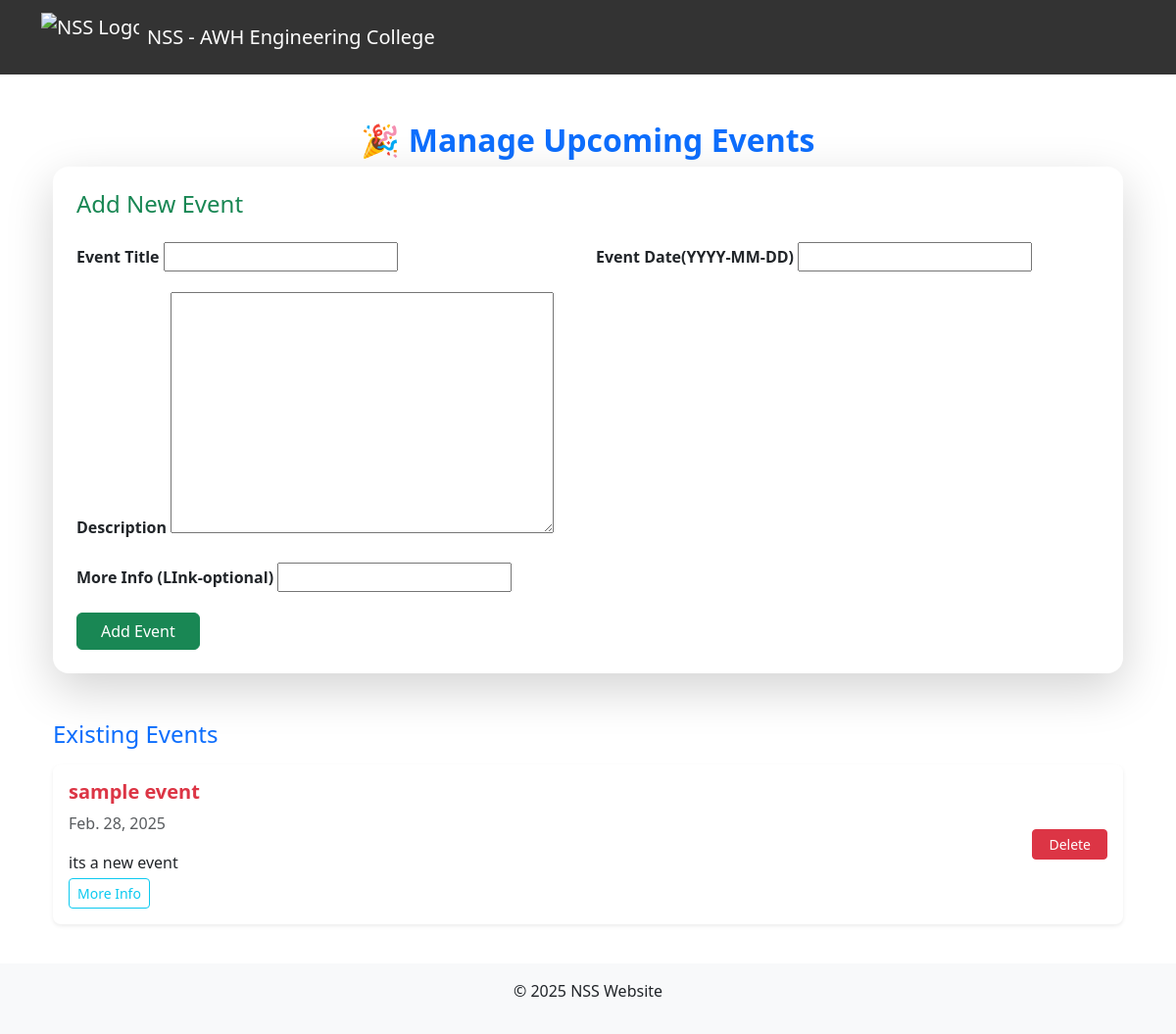
The page /manage-events/ on the database as committed earlier.
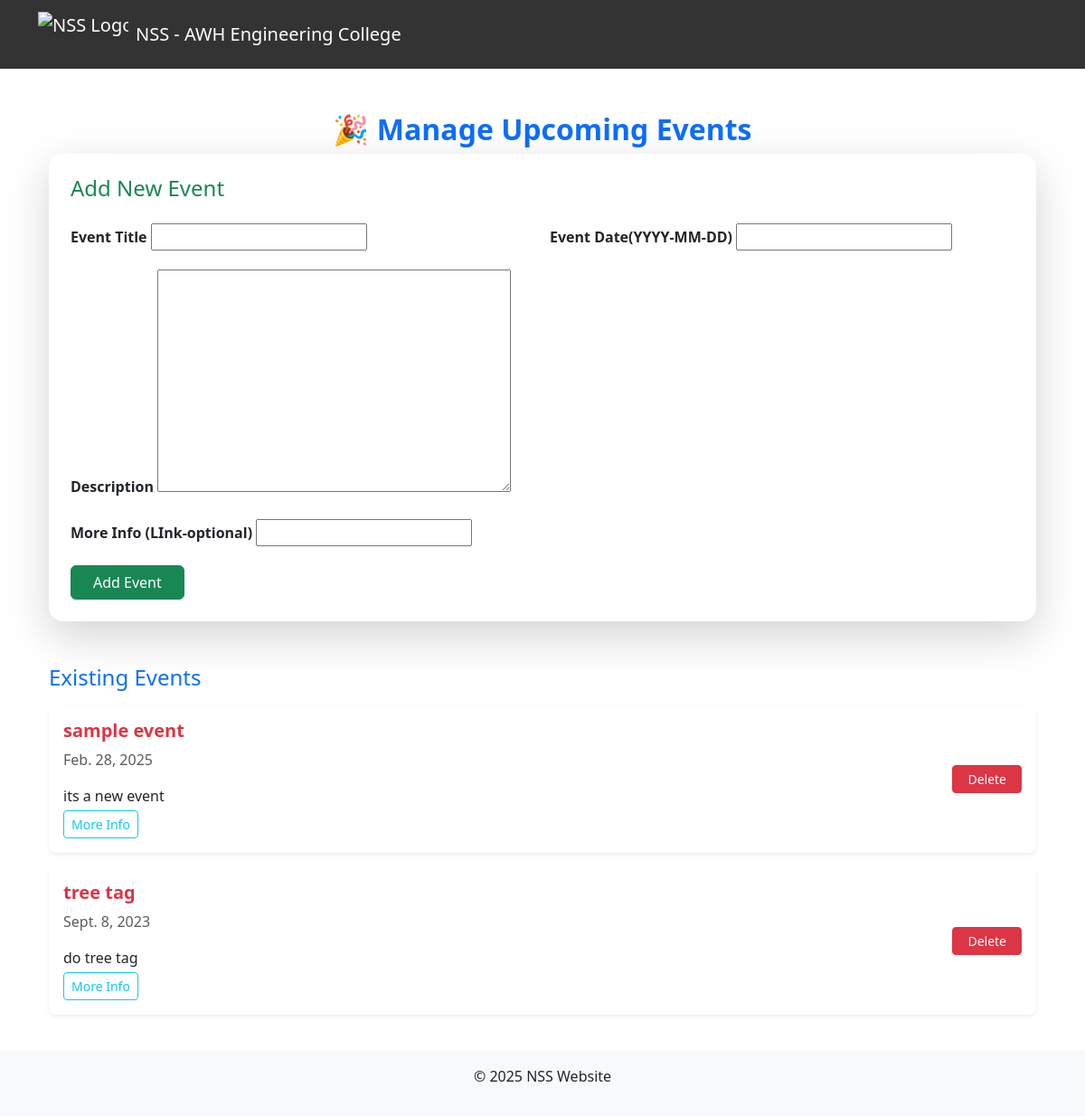
The same page on the database as committed later.
### nss/models.py (models this page shows, shortened)
class UpcomingEvent(models.Model):
    title = models.CharField(max_length=255)
    date = models.DateField()
    description = models.TextField()
    link = models.URLField(blank=True, null=True)  # Optional registration link

### nss/views.py (the view)
# urls.py: path('manage-events/', manage_events, name='manage_events'),
def manage_events(request):
    events = UpcomingEvent.objects.all()
    if request.method == "POST":
        form = UpcomingEventForm(request.POST)
        print(request.POST)  # Debugging: Check form data
        if form.is_valid():
            form.save()
            print("Event saved successfully!")  # Debugging: Success message
            return redirect('manage_events')
        else:
            print("Form errors:", form.errors)  # Debugging: Show form errors
    else:
        form = UpcomingEventForm()
    return render(request, 'events/manage_events.html', {'events': events, 'form': form})

### nss/forms.py
class UpcomingEventForm(forms.ModelForm):
    class Meta:
        model = UpcomingEvent
        fields = ['title', 'date', 'description', 'link']

### nss/templates/events/manage_events.html (shortened to what this page needs)
{% extends 'base.html' %}
{% block content %}
<div class="container mt-5">
    <h2 class="text-center text-primary fw-bold">🎉 Manage Upcoming Events</h2>
    <div class="card shadow-lg border-0 rounded-4 p-4 mb-5 bg-white">
        <h4 class="text-success"> Add New Event</h4>
        <form method="POST" class="mt-3">
            <div class="row g-3">
                <div class="col-md-6">
                    <label class="form-label fw-semibold">Event Title</label>
                    {{ form.title }}
                </div>
                <div class="col-md-6">
                    <label class="form-label fw-semibold">Event Date(YYYY-MM-DD)</label>
                    {{ form.date }}
                </div>
                <div class="col-12">
                    <label class="form-label fw-semibold">Description</label>
                    {{ form.description }}
                </div>
                <div class="col-12">
                    <label class="form-label fw-semibold">More Info (LInk-optional)</label>
                    {{ form.link }}
                </div>
            </div>
            <button type="submit" class="btn btn-success mt-3 px-4">
                 Add Event
            </button>
        </form>
    </div>
    <h4 class="text-primary mt-4"> Existing Events</h4>
    {% if events %}
        <div class="list-group mt-3">
            {% for event in events %}
            <div class="list-group-item d-flex justify-content-between align-items-center border-0 shadow-sm p-3 rounded-3 mb-3">
                <div>
                    <h5 class="fw-bold text-danger">{{ event.title }}</h5>
                    <p class="text-muted"> {{ event.date }}</p>
                    <p class="mb-1">{{ event.description }}</p>
                    {% if event.link %}
                        <a href="{{ event.link }}" target="_blank" class="btn btn-outline-info btn-sm">
                             More Info
                        </a>
                    {% endif %}
                </div>
                <a href="{% url 'delete_event' event.id %}" class="btn btn-danger btn-sm px-3">
                     Delete
                </a>
            </div>
            {% endfor %}
        </div>
    {% else %}
        <p class="text-center text-muted mt-4">🚀 No upcoming events yet. Start adding now!</p>
    {% endif %}
</div>
{% endblock %}

Rows that differ between the two databases and show on the page:
added UpcomingEvent: title "tree tag", date "Sept. 8, 2023", description "do tree tag"
